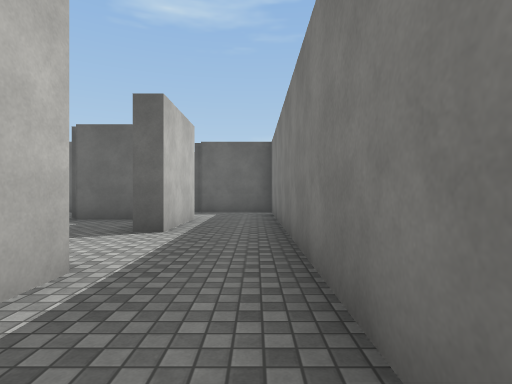
[1] (above)

21 first-person views from a walk through a scene from a Unity 3-D project. The camera is 1.3 m above the floor, looks level and sees 80° across. The floor is counted in squares, 2 m on a side. Each view is taken from the middle of a square. On the plan, view 1 faces up. The plan holds only what a view shows up to about 10 squares ahead; the rest is blank. The place goes on beyond the plan. The player character is not drawn. Surface patterns are stand-ins for the level's own textures.

[2]
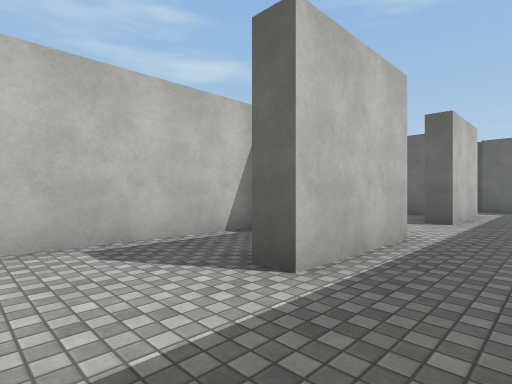

[3]
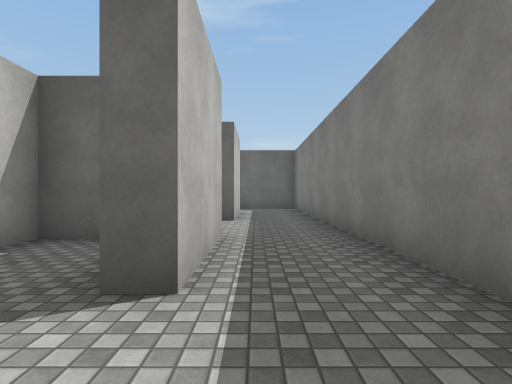

[4]
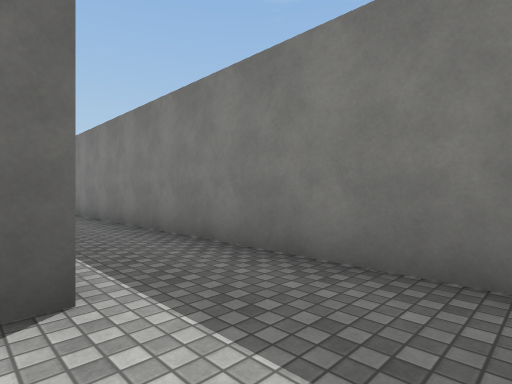

[5]
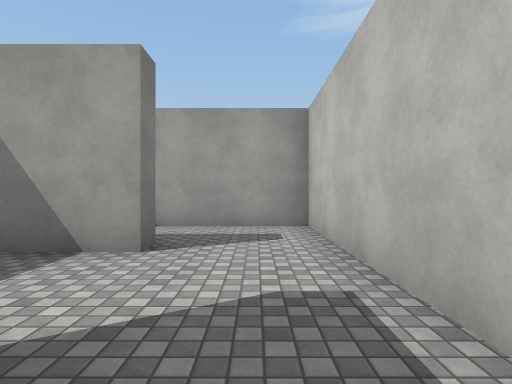

[6]
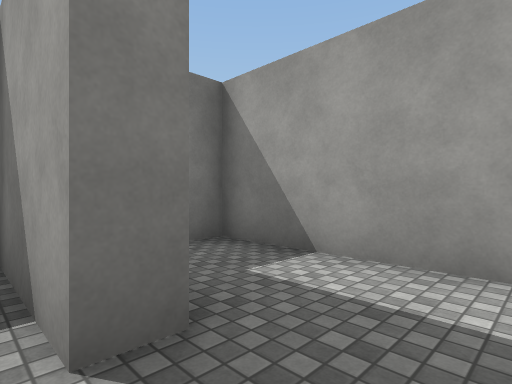

[7]
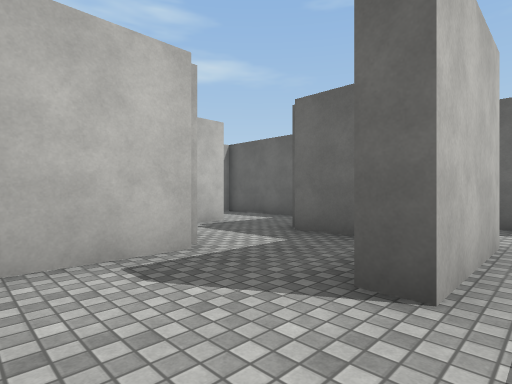

[8]
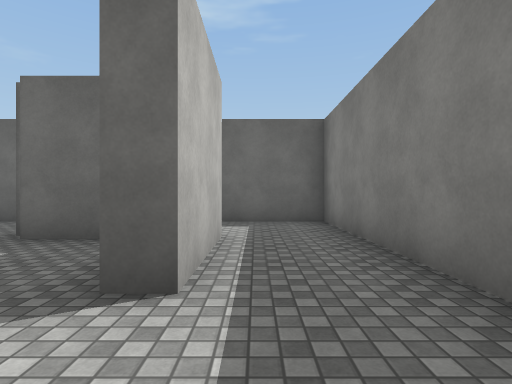

[9]
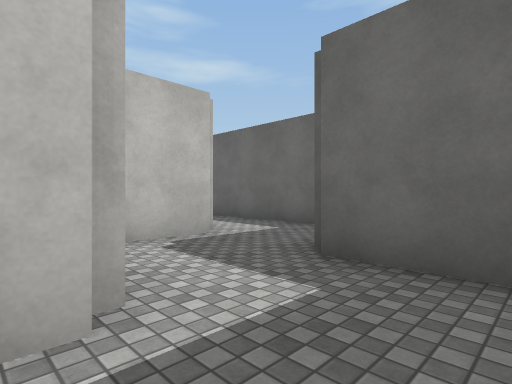

[10]
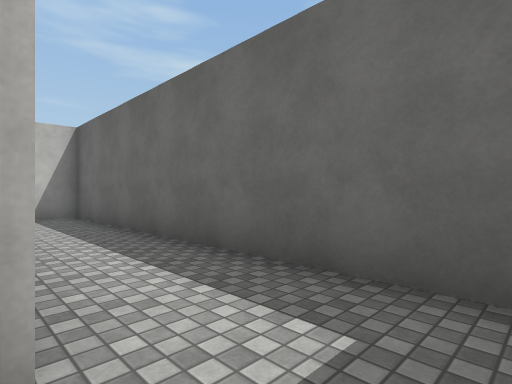

[11]
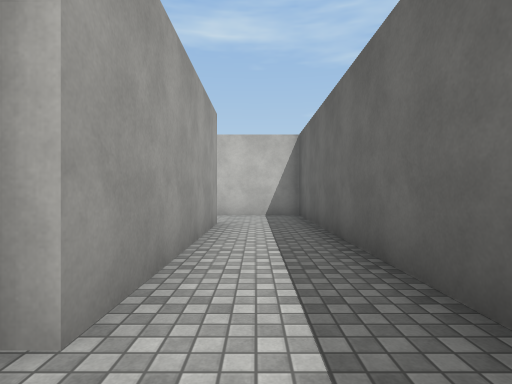

[12]
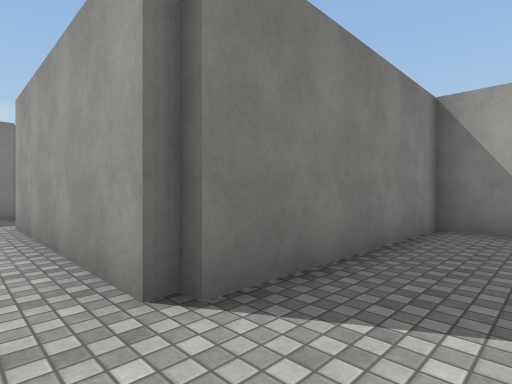

[13]
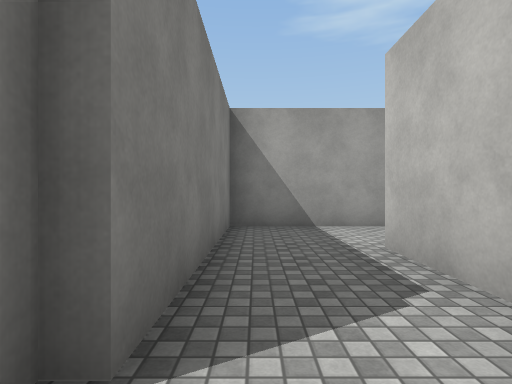

[14]
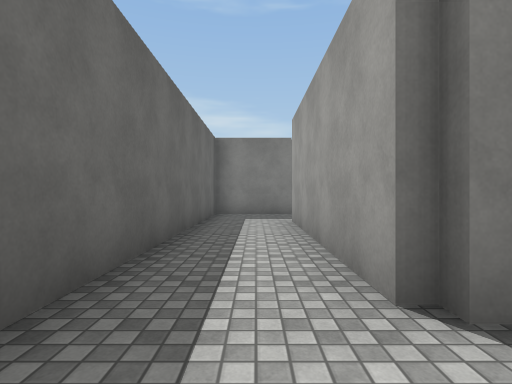

[15]
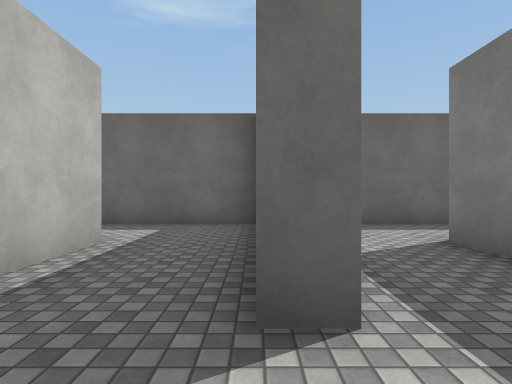

[16]
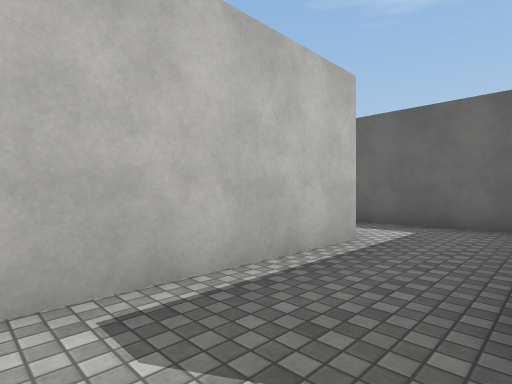

[17]
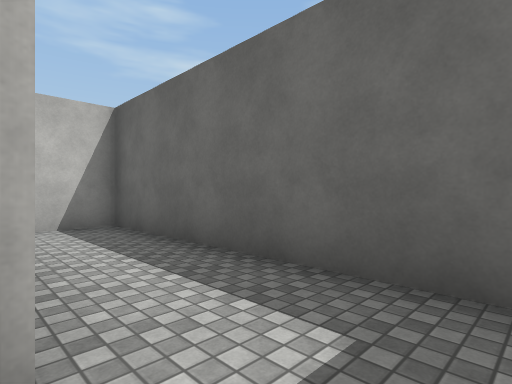

[18]
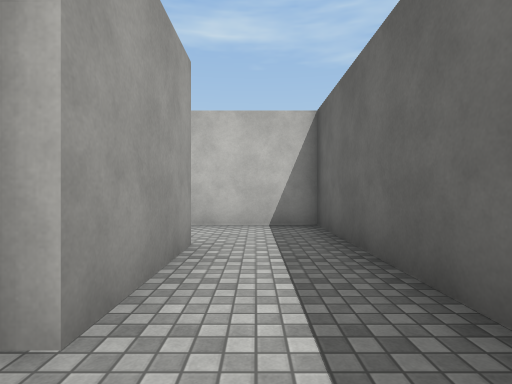

[19]
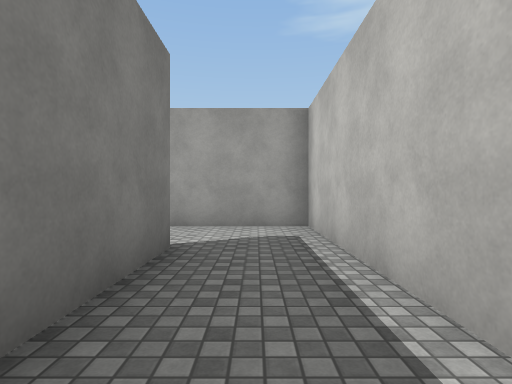

[20]
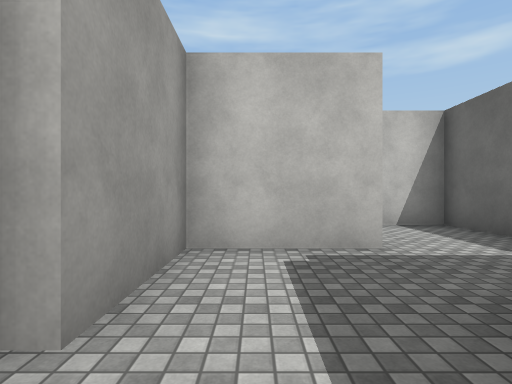

[21]
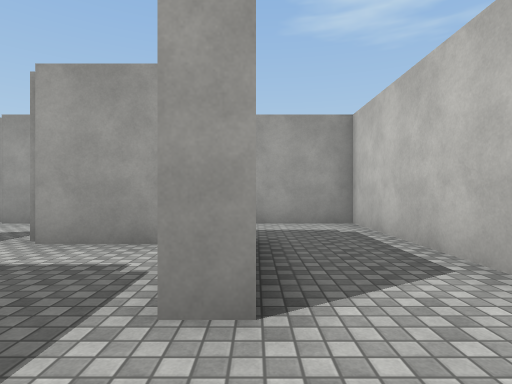

### Floor plan
Key: @ floor where view 1 was taken; # wall or solid block; . floor.
Columns run from 19 left of view 1 to 1 right of it. Each row starts with its distance up from view 1.
 12 ##################
 11 #......#.........#
 10 #..###.#..######.####
  9      #.#..#....#....#
  8      #.#..#....#....#
  7      #....#.#..###..#
  6      #....#.#....#..#
  5      ######.####.#..#
  4           #..  #....#
  3           #..  #....#
  2           ###  ###..#
  1                #.#..#
  0                #.#.@#
 -1                #....#
 -2                #....#
 -3                #..###
 -4                #....#
 -5                ######

Positions as (right, up) in squares from view 1, and headings:
1: (0, 0), facing up
2: (0, -2), facing up-left
3: (-1, -2), facing up
4: (-2, -2), facing up-right
5: (-3, 1), facing down
6: (-3, -2), facing down-right
7: (-1, 3), facing up-left
8: (-1, 3), facing up
9: (0, 7), facing up-left
10: (-3, 10), facing up-left
11: (-3, 11), facing left
12: (-11, 11), facing down-right
13: (-10, 11), facing down
14: (-11, 11), facing right
15: (-12, 6), facing up
16: (-12, 6), facing up-left
17: (-13, 10), facing up-left
18: (-13, 11), facing left
19: (-13, 11), facing down
20: (-3, 6), facing left
21: (-7, 9), facing down
